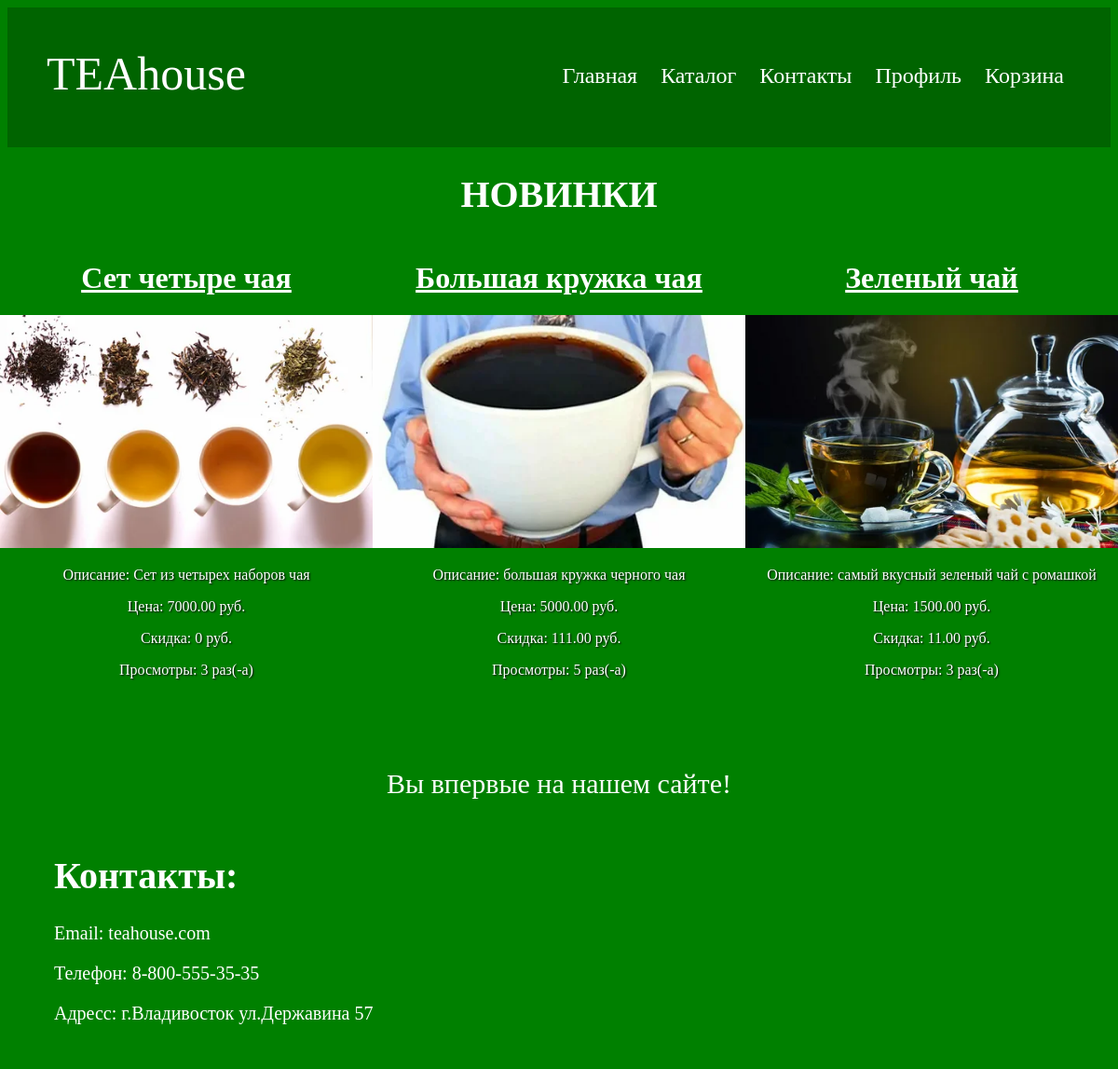
The app's page / (signed in) with its own data.
### shopapp/models.py (models this page shows)
class Product(models.Model):
    class Meta:
        ordering = ["name", "price"]
    name = models.CharField(max_length=100)
    description = models.TextField(null=False, blank=True)
    price = models.DecimalField(default=0, max_digits=8, decimal_places=2)
    discount = models.DecimalField(default=0, max_digits=8, decimal_places=2)
    created_at = models.DateTimeField(auto_now_add=True)
    views_count = models.DecimalField(default=0, max_digits=8, decimal_places=0)
    preview = models.ImageField(null=True, blank=True, upload_to=product_preview_directory_path)

### shopapp/views.py (the view)
# urls.py: path("", shop_index, name="index"),
def shop_index(request: HttpRequest) -> HttpResponse:
    products = Product.objects.order_by('-id')[:3]
    num_visits = request.session.get('num_visits', 0)
    request.session['num_visits'] = num_visits + 1
    return render(request, 'shopapp/shop-index.html', context={'num_visits': num_visits, 'products': products})

### shopapp/templates/shopapp/shop-index.html (shortened to what this page needs)
{% extends 'shopapp/base.html' %}
{% block body %}
    <h1 style="text-align: center; color: white; font-size: 40px;">НОВИНКИ</h1>
    <div  style="display: flex; justify-content: center; padding-bottom: 50px;">
        {% for product in products %}
            <div style="color: white; text-align: center;">
                <h1><a style="text-decoration: underline; color: white;" href="{% url 'shopapp:product_details' pk=product.pk %}">{{ product.name }}</a></h1>
                <div>
                    {% if product.preview %}
                        <img style="width: 400px; height: 250px;" src="{{ product.preview.url }}" alt="{{ product.preview.name }}">
                    {% endif %}
                </div>
                <p style="text-shadow: 1px 1px 2px black;">Описание: {{ product.description }}</p>
                <p style="text-shadow: 1px 1px 2px black;">Цена: {{ product.price }} руб.</p>
                <p style="text-shadow: 1px 1px 2px black;">Скидка: {% firstof product.discount '0' %} руб.</p>
                <p style="text-shadow: 1px 1px 2px black;">Просмотры: {{ product.views_count }} раз(-a)</p>
            </div>
        {% endfor %}
    </div>
    <p style="text-align: center; color: white; font-size: 30px;">{% if num_visits == 0 %} Вы впервые на нашем сайте!{% else %} Вы посетили наш сайт: {{ num_visits }} раз(-а){% endif %}</p>
{% endblock %}

### shopapp/static/shopapp/css/style.css (style rules this page uses)
body { background-color: rgb(0, 128, 0); }

### records on screen
Product: name "Сет четыре чая", preview (picture), description "Сет из четырех наборов чая", price "7000.00", discount "0", views_count "3"
Product: name "Большая кружка чая", preview (picture), description "большая кружка черного чая", price "5000.00", discount "111.00", views_count "5"
Product: name "Зеленый чай", preview (picture), description "самый вкусный зеленый чай с ромашкой", price "1500.00", discount "11.00", views_count "3"
